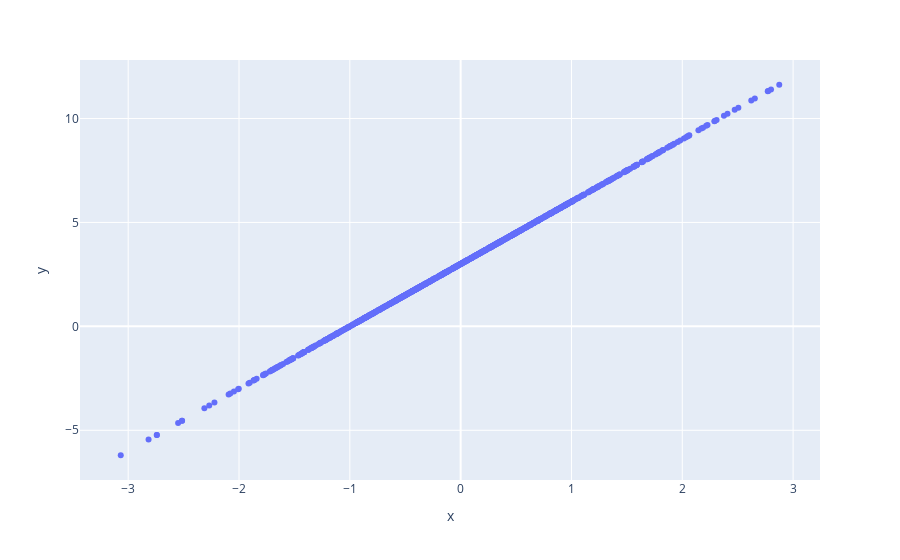

The code cell stored with this chart in its notebook:
### Markdown cell above
## Linear response

### Code cell
# Make up some data
a0=3
a1=3

n_obs=1000
x_important = torch.randn(n_obs)
xs=torch.concat([x_important[:,None], torch.randn(n_obs,9)],axis=1)
ys=a0+a1*x_important
ys=ys[:, None]
px.scatter(x=x_important, y=ys[:, 0])

### Figure 1 — Plotly figure (JSON) as saved in the notebook; plotly's stock layout.template omitted (floating-point values rounded to 4 significant figures; data arrays with more than 128 entries replaced by an {"elided": "..."} marker saying what was removed)
{"data": [{"hovertemplate": "x=%{x}<br>y=%{y}<extra></extra>", "legendgroup": "", "marker": {"color": "#636efa", "symbol": "circle"}, "mode": "markers", "name": "", "orientation": "v", "showlegend": false, "type": "scatter", "x": {"elided": "1000 float values"}, "xaxis": "x", "y": {"elided": "1000 float values"}, "yaxis": "y"}], "layout": {"legend": {"tracegroupgap": 0}, "margin": {"t": 60}, "xaxis": {"anchor": "y", "domain": [0, 1], "title": {"text": "x"}}, "yaxis": {"anchor": "x", "domain": [0, 1], "title": {"text": "y"}}}}
